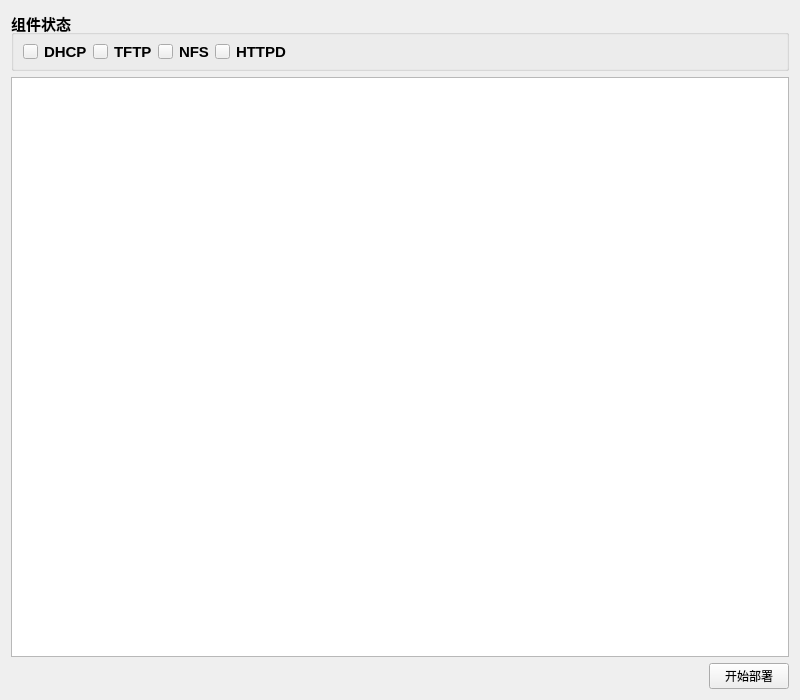
<?xml version="1.0" encoding="UTF-8"?>
<ui version="4.0">
 <class>DEPLOY</class>
 <widget class="QWidget" name="DEPLOY">
  <property name="geometry">
   <rect>
    <x>0</x>
    <y>0</y>
    <width>800</width>
    <height>700</height>
   </rect>
  </property>
  <property name="sizePolicy">
   <sizepolicy hsizetype="Expanding" vsizetype="Expanding">
    <horstretch>0</horstretch>
    <verstretch>0</verstretch>
   </sizepolicy>
  </property>
  <property name="minimumSize">
   <size>
    <width>800</width>
    <height>700</height>
   </size>
  </property>
  <property name="maximumSize">
   <size>
    <width>800</width>
    <height>700</height>
   </size>
  </property>
  <property name="windowTitle">
   <string>Form</string>
  </property>
  <layout class="QVBoxLayout" name="verticalLayout">
   <item>
    <widget class="QGroupBox" name="groupBox_NetName">
     <property name="sizePolicy">
      <sizepolicy hsizetype="Expanding" vsizetype="Expanding">
       <horstretch>0</horstretch>
       <verstretch>0</verstretch>
      </sizepolicy>
     </property>
     <property name="minimumSize">
      <size>
       <width>0</width>
       <height>0</height>
      </size>
     </property>
     <property name="maximumSize">
      <size>
       <width>9999</width>
       <height>60</height>
      </size>
     </property>
     <property name="font">
      <font>
       <family>Segoe UI</family>
       <pointsize>11</pointsize>
       <weight>75</weight>
       <bold>true</bold>
       <underline>false</underline>
      </font>
     </property>
     <property name="title">
      <string>组件状态</string>
     </property>
     <layout class="QHBoxLayout" name="horizontalLayout_8">
      <item>
       <widget class="PrimaryToolButton" name="PrimaryToolButton_DHCP">
        <property name="maximumSize">
         <size>
          <width>15</width>
          <height>15</height>
         </size>
        </property>
       </widget>
      </item>
      <item>
       <widget class="BodyLabel" name="BodyLabel">
        <property name="text">
         <string>DHCP</string>
        </property>
       </widget>
      </item>
      <item>
       <widget class="PrimaryToolButton" name="PrimaryToolButton_TFTP">
        <property name="maximumSize">
         <size>
          <width>15</width>
          <height>15</height>
         </size>
        </property>
       </widget>
      </item>
      <item>
       <widget class="BodyLabel" name="BodyLabel_2">
        <property name="text">
         <string>TFTP</string>
        </property>
       </widget>
      </item>
      <item>
       <widget class="PrimaryToolButton" name="PrimaryToolButton_NFS">
        <property name="maximumSize">
         <size>
          <width>15</width>
          <height>15</height>
         </size>
        </property>
       </widget>
      </item>
      <item>
       <widget class="BodyLabel" name="BodyLabel_3">
        <property name="text">
         <string>NFS</string>
        </property>
       </widget>
      </item>
      <item>
       <widget class="PrimaryToolButton" name="PrimaryToolButton_HTTPD">
        <property name="maximumSize">
         <size>
          <width>15</width>
          <height>15</height>
         </size>
        </property>
       </widget>
      </item>
      <item>
       <widget class="BodyLabel" name="BodyLabel_4">
        <property name="text">
         <string>HTTPD</string>
        </property>
       </widget>
      </item>
      <item>
       <spacer name="horizontalSpacer">
        <property name="orientation">
         <enum>Qt::Horizontal</enum>
        </property>
        <property name="sizeHint" stdset="0">
         <size>
          <width>40</width>
          <height>20</height>
         </size>
        </property>
       </spacer>
      </item>
     </layout>
    </widget>
   </item>
   <item>
    <widget class="QPlainTextEdit" name="PlainTextEdit"/>
   </item>
   <item>
    <layout class="QHBoxLayout" name="horizontalLayout">
     <item>
      <spacer name="horizontalSpacer_2">
       <property name="orientation">
        <enum>Qt::Horizontal</enum>
       </property>
       <property name="sizeHint" stdset="0">
        <size>
         <width>40</width>
         <height>20</height>
        </size>
       </property>
      </spacer>
     </item>
     <item>
      <widget class="PrimaryPushButton" name="PrimaryPushButton">
       <property name="text">
        <string>开始部署</string>
       </property>
      </widget>
     </item>
    </layout>
   </item>
  </layout>
 </widget>
 <customwidgets>
  <customwidget>
   <class>PushButton</class>
   <extends>QPushButton</extends>
   <header>qfluentwidgets</header>
  </customwidget>
  <customwidget>
   <class>PrimaryPushButton</class>
   <extends>PushButton</extends>
   <header>qfluentwidgets</header>
  </customwidget>
  <customwidget>
   <class>ToolButton</class>
   <extends>QToolButton</extends>
   <header>qfluentwidgets</header>
  </customwidget>
  <customwidget>
   <class>PrimaryToolButton</class>
   <extends>ToolButton</extends>
   <header>qfluentwidgets</header>
  </customwidget>
  <customwidget>
   <class>BodyLabel</class>
   <extends>QLabel</extends>
   <header>qfluentwidgets</header>
  </customwidget>
 </customwidgets>
 <resources/>
 <connections/>
</ui>
